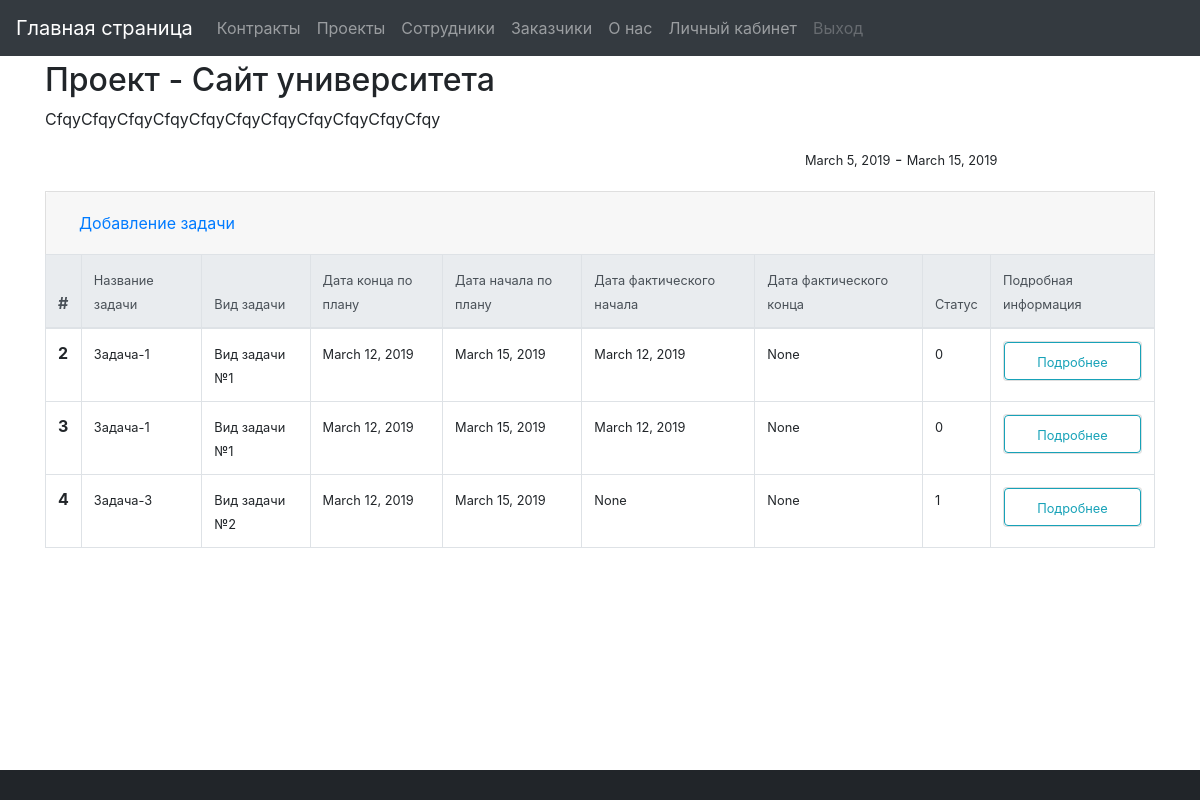
Screenshot of /problemProject1 with the database file from the repository.
### project_management/models.py (models this page shows, shortened)
class Project(models.Model):
    id_contract = models.ForeignKey(Contract, on_delete=models.CASCADE, verbose_name='Номер контракта')
    id_type = models.ForeignKey(Type_project, on_delete=models.CASCADE, verbose_name='Тип проекта')
    project_name = models.CharField(max_length=300, verbose_name='Название проекта')
    description = models.TextField(max_length=1000, verbose_name='Описание')
    date_start = models.DateField(verbose_name='Дата начала')
    date_end = models.DateField(verbose_name='Дата конца')
    class Meta:
        verbose_name = 'Проект'
        verbose_name_plural = 'Проекты'

class Problem(models.Model):
    id_project = models.ForeignKey(Project, on_delete=models.CASCADE, verbose_name='Проект')
    id_task = models.ForeignKey(Task, on_delete=models.CASCADE, verbose_name='Вид задачи')
    problem = models.CharField(max_length=300, verbose_name='Название задачи')
    description = models.TextField(max_length=1000, verbose_name='Описание')
    date_start_plan = models.DateField(verbose_name='Дата конца по плану')
    date_end_plan = models.DateField(verbose_name='Дата начала по плану')
    date_start_actual = models.DateField(blank=True, null=True, verbose_name='Дата фактического начала')
    date_end_actual = models.DateField(blank=True, null=True, verbose_name='Дата фактического конца')
    status = models.IntegerField(choices=[(0, 'Не выполнена'), (1, 'Выполняется'), (2, 'Выполнена')],
                                 verbose_name='Статус')
    class Meta:
        verbose_name = 'Задач'
        verbose_name_plural = 'Задачи'

class Task(models.Model):
    name_task = models.CharField(max_length=200, verbose_name='Название вида задачи')
    def __str__(self):
        return self.name_task
    class Meta:
        verbose_name = 'Вид задачи'
        verbose_name_plural = 'Виды задач'

### project_management/views.py (the view)
# urls.py: re_path(r'^problemProject(?P<project>\d+)$', views.problemProject, name='problemProject'),
def problemProject(request, project):
    cur_project = Project.objects.get(id=project)
    problems = Problem.objects.filter(id_project=cur_project)
    problemform = ProblemForm(request.POST)
    if request.method == "POST":
        if problemform.is_valid():
            item = problemform.save(commit=False)
            item.id_project = cur_project
            item.save()
            problemform = ProblemForm()
    return render(request, 'Director/problemProject.html',
                  context={"project": cur_project, "problems": problems, "problemform": problemform})

### project_management/templates/Director/problemProject.html (shortened to what this page needs)
{% extends "Director/wrapperDirector.html" %}
{% block content %}
<div class="container">
    <div class="row">
        <div class="col-sm-10">
            <h2>Проект - {{project.project_name}}</h2>
        </div>
        <div class="col-sm-12">
            <p>{{project.description}}</p>
        </div>
    </div>
    <div class="row justify-content-end" style="margin-bottom: 20px;">
        <div class="col-sm-12 col-md-4 col-lg--3">
            <small>{{project.date_start}}</small>
            -
            <small>{{project.date_end}}</small>
        </div>
    </div>
    <div class="accordion" id="accordionExample">
        <div class="card">
            <div class="card-header" id="headingTwo">
                <h5 class="mb-0">
                    <button class="btn btn-link collapsed" type="button" data-toggle="collapse"
                            data-target="#collapseTwo"
                            aria-expanded="false" aria-controls="collapseTwo">Добавление задачи
                    </button>
                </h5>
            </div>
        </div>
    </div>
    <div class="table-responsive">
        <table class="table table-bordered">
            <thead class="thead-light">
            <tr>
                <th scope="col">#</th>
                <th scope="col">
                    <small>Название задачи</small>
                </th>
                <th scope="col">
                    <small>Вид задачи</small>
                </th>
                <th scope="col">
                    <small>Дата конца по плану</small>
                </th>
                <th scope="col">
                    <small>Дата начала по плану</small>
                </th>
                <th scope="col">
                    <small>Дата фактического начала</small>
                </th>
                <th scope="col">
                    <small>Дата фактического конца</small>
                </th>
                <th scope="col">
                    <small>Статус</small>
                </th>
                <th scope="col">
                    <small>Подробная информация</small>
                </th>
            </tr>
            </thead>
            <tbody>
            {% for problem in problems %}
            <tr>
                <th scope="row">{{problem.id}}</th>
                <td>
                    <small>{{problem.problem}}</small>
                </td>
                <td>
                    <small>{{problem.id_task}}</small>
                </td>
                <td>
                    <small>{{problem.date_start_plan}}</small>
                </td>
                <td>
                    <small>{{problem.date_end_plan}}</small>
                </td>
                <td>
                    <small>{{problem.date_start_actual}}</small>
                </td>
                <td>
                    <small>{{problem.date_end_actual}}</small>
                </td>
                <td>
                    <small>{{problem.status}}</small>
                </td>
                <td>
                    <div class="card">
                        <button class="btn btn-outline-info collapsed" type="button" data-toggle="collapse"
                                data-target="#collapseTwo{{problem.id}}" aria-expanded="false"
                                aria-controls="collapseTwo">
                            <small>Подробнее</small>
                        </button>
                    </div>
                </td>
            </tr>
            {% endfor %}
            </tbody>
        </table>
    </div>
</div>
{% endblock %}

### project_management/static/css/style.css (style rules this page uses)
.container { margin-bottom: 50px; }

### rows the page displays
Project: project_name "Сайт университета", description "CfqyCfqyCfqyCfqyCfqyCfqyCfqyCfqyCfqyCfqyCfqy", date_start "March 5, 2019", date_end "March 15, 2019"
Problem: id "2", problem "Задача-1", id_task "Вид задачи №1", date_start_plan "March 12, 2019", date_end_plan "March 15, 2019", date_start_actual "March 12, 2019", date_end_actual "None", status "0"
Problem: id "3", problem "Задача-1", id_task "Вид задачи №1", date_start_plan "March 12, 2019", date_end_plan "March 15, 2019", date_start_actual "March 12, 2019", date_end_actual "None", status "0"
Problem: id "4", problem "Задача-3", id_task "Вид задачи №2", date_start_plan "March 12, 2019", date_end_plan "March 15, 2019", date_start_actual "None", date_end_actual "None", status "1"
